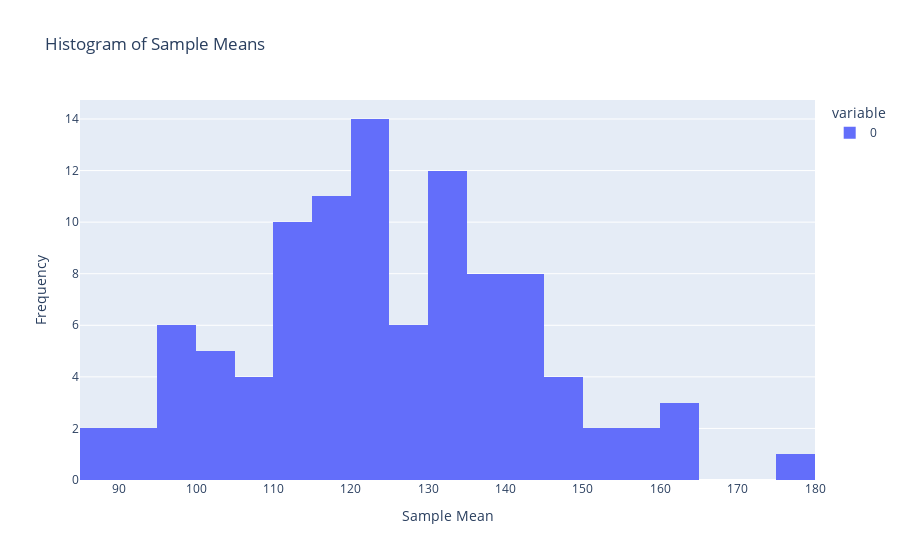

Source (notebook cell):
### Code cell
import plotly.express as px

# Create a histogram for sample_means
fig = px.histogram(sample_means, nbins=30, title="Histogram of Sample Means", labels={'value': 'Sample Mean'})
fig.update_layout(xaxis_title="Sample Mean", yaxis_title="Frequency")
fig.show()

### Figure 1 — Plotly figure (JSON) as saved in the notebook; plotly's stock layout.template omitted (floating-point values rounded to 4 significant figures)
{"data": [{"alignmentgroup": "True", "bingroup": "x", "hovertemplate": "variable=0<br>Sample Mean=%{x}<br>count=%{y}<extra></extra>", "legendgroup": "0", "marker": {"color": "#636efa", "pattern": {"shape": ""}}, "name": "0", "nbinsx": 30, "offsetgroup": "0", "orientation": "v", "showlegend": true, "type": "histogram", "x": [135.9, 110.2, 110.2, 142.0, 120.1, 110.5, 137.1, 118.2, 122.1, 123.7, 131.3, 115.0, 162.4, 131.7, 115.3, 108.7, 139.2, 154.0, 85.47, 120.3, 115.4, 178.4, 120.1, 128.5, 119.6, 132.8, 113.9, 122.5, 135.1, 128.8, 102.8, 145.6, 124.6, 120.0, 135.7, 156.9, 125.4, 118.3, 145.0, 134.5, 97.78, 99.6, 130.6, 159.0, 111.8, 114.0, 124.1, 108.1, 140.7, 121.3, 126.2, 163.4, 107.3, 144.0, 142.7, 116.1, 94.7, 102.3, 99.2, 132.9, 141.2, 109.1, 146.0, 112.3, 132.0, 119.2, 120.2, 90.52, 143.5, 145.4, 141.4, 89.68, 102.3, 129.6, 128.1, 102.8, 102.5, 113.4, 133.7, 95.42, 121.8, 138.2, 133.9, 115.0, 99.33, 133.0, 123.6, 130.6, 150.1, 119.4, 116.3, 111.4, 95.73, 137.7, 142.8, 161.8, 120.4, 130.9, 139.6, 121.4], "xaxis": "x", "yaxis": "y"}], "layout": {"barmode": "relative", "legend": {"title": {"text": "variable"}, "tracegroupgap": 0}, "title": {"text": "Histogram of Sample Means"}, "xaxis": {"anchor": "y", "domain": [0, 1], "title": {"text": "Sample Mean"}}, "yaxis": {"anchor": "x", "domain": [0, 1], "title": {"text": "Frequency"}}}}
